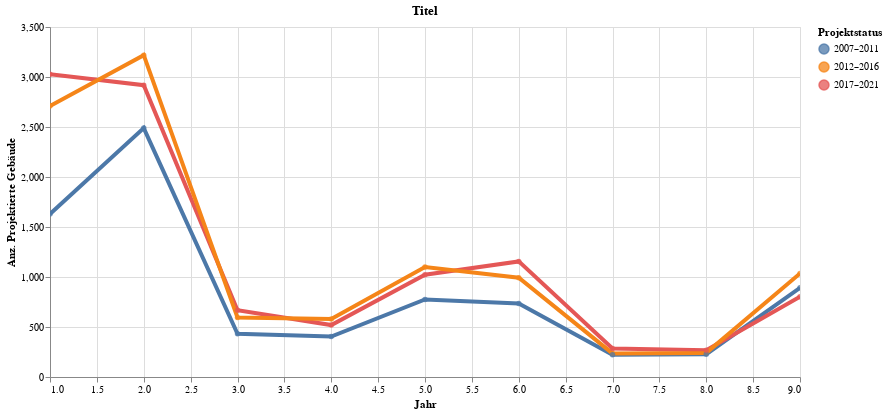

Write notebook code for a chart like this one.
### Code cell
myTitle="Titel"

highlight = alt.selection(type='single', on='mouseover',
                          fields=['HhGruppeSort'], nearest=True)
#x='date:StichtagDatJahr',
base = alt.Chart(myAgg.reset_index(), title=myTitle).encode(
    x=alt.X('HhGruppeSort', axis=alt.Axis(title='Jahr'))# , axis=alt.Axis(format='%', title='percentage')
    , y=alt.X('sum_AnzWhg', axis=alt.Axis(title='Anz. Projektierte Gebäude'))
    , color=alt.Color('Bauperiode', legend=alt.Legend(title="Projektstatus", orient="right"))  
    ,tooltip=['Bauperiode', 'HhGruppeSort', 'HhGruppeLang','sum_AnzPersonen']    
)
points = base.mark_circle().encode(
    opacity=alt.value(0.75)
).add_selection(
    highlight
).properties(
    width=750 , height=350
)
lines = base.mark_line().encode(
    size=alt.condition(~highlight, alt.value(0.5), alt.value(4))
).interactive()

lines + points

### Figure 1 — Vega-Lite specification as saved in the notebook (floating-point values rounded to 4 significant figures)
{"config": {"view": {"continuousWidth": 400, "continuousHeight": 300}}, "layer": [{"mark": "line", "encoding": {"color": {"type": "nominal", "field": "Bauperiode", "legend": {"orient": "right", "title": "Projektstatus"}}, "size": {"condition": {"value": 0.5, "selection": {"not": "selector023"}}, "value": 4}, "tooltip": [{"type": "nominal", "field": "Bauperiode"}, {"type": "quantitative", "field": "HhGruppeSort"}, {"type": "nominal", "field": "HhGruppeLang"}, {"type": "quantitative", "field": "sum_AnzPersonen"}], "x": {"type": "quantitative", "axis": {"title": "Jahr"}, "field": "HhGruppeSort"}, "y": {"type": "quantitative", "axis": {"title": "Anz. Projektierte Gebäude"}, "field": "sum_AnzWhg"}}, "selection": {"selector024": {"type": "interval", "bind": "scales", "encodings": ["x", "y"]}}, "title": "Titel"}, {"mark": "circle", "encoding": {"color": {"type": "nominal", "field": "Bauperiode", "legend": {"orient": "right", "title": "Projektstatus"}}, "opacity": {"value": 0.75}, "tooltip": [{"type": "nominal", "field": "Bauperiode"}, {"type": "quantitative", "field": "HhGruppeSort"}, {"type": "nominal", "field": "HhGruppeLang"}, {"type": "quantitative", "field": "sum_AnzPersonen"}], "x": {"type": "quantitative", "axis": {"title": "Jahr"}, "field": "HhGruppeSort"}, "y": {"type": "quantitative", "axis": {"title": "Anz. Projektierte Gebäude"}, "field": "sum_AnzWhg"}}, "height": 350, "selection": {"selector023": {"type": "single", "on": "mouseover", "fields": ["HhGruppeSort"], "nearest": true}}, "title": "Titel", "width": 750}], "data": {"name": "data-ad2e4c355b5d62f286bf125d15db89d8"}, "$schema": "https://vega.github.io/schema/vega-lite/v4.8.1.json", "datasets": {"data-ad2e4c355b5d62f286bf125d15db89d8": [{"Bauperiode": "2007–2011", "HhGruppeSort": 1, "HhGruppeLang": "1 Person im Erwerbsalter", "sum_AnzWhg": 1631, "sum_Wohnflaeche": 143097, "sum_AnzPersonen": 1631, "sum_AnzRentner": 0, "sum_AnzKinder": 6}, {"Bauperiode": "2017–2021", "HhGruppeSort": 1, "HhGruppeLang": "1 Person im Erwerbsalter", "sum_AnzWhg": 3028, "sum_Wohnflaeche": 202862, "sum_AnzPersonen": 3028, "sum_AnzRentner": 0, "sum_AnzKinder": 0}, {"Bauperiode": "2012–2016", "HhGruppeSort": 1, "HhGruppeLang": "1 Person im Erwerbsalter", "sum_AnzWhg": 2711, "sum_Wohnflaeche": 210237, "sum_AnzPersonen": 2711, "sum_AnzRentner": 0, "sum_AnzKinder": 2}, {"Bauperiode": "2007–2011", "HhGruppeSort": 2, "HhGruppeLang": "2 Personen im Erwerbsalter", "sum_AnzWhg": 2489, "sum_Wohnflaeche": 262875, "sum_AnzPersonen": 4978, "sum_AnzRentner": 0, "sum_AnzKinder": 2}, {"Bauperiode": "2017–2021", "HhGruppeSort": 2, "HhGruppeLang": "2 Personen im Erwerbsalter", "sum_AnzWhg": 2918, "sum_Wohnflaeche": 256532, "sum_AnzPersonen": 5836, "sum_AnzRentner": 0, "sum_AnzKinder": 0}, {"Bauperiode": "2012–2016", "HhGruppeSort": 2, "HhGruppeLang": "2 Personen im Erwerbsalter", "sum_AnzWhg": 3218, "sum_Wohnflaeche": 309635, "sum_AnzPersonen": 6436, "sum_AnzRentner": 0, "sum_AnzKinder": 0}, {"Bauperiode": "2007–2011", "HhGruppeSort": 3, "HhGruppeLang": "1 Person im Rentenalter", "sum_AnzWhg": 432, "sum_Wohnflaeche": 34963, "sum_AnzPersonen": 432, "sum_AnzRentner": 432, "sum_AnzKinder": 0}, {"Bauperiode": "2017–2021", "HhGruppeSort": 3, "HhGruppeLang": "1 Person im Rentenalter", "sum_AnzWhg": 668, "sum_Wohnflaeche": 45417, "sum_AnzPersonen": 668, "sum_AnzRentner": 668, "sum_AnzKinder": 0}, {"Bauperiode": "2012–2016", "HhGruppeSort": 3, "HhGruppeLang": "1 Person im Rentenalter", "sum_AnzWhg": 594, "sum_Wohnflaeche": 43736, "sum_AnzPersonen": 594, "sum_AnzRentner": 594, "sum_AnzKinder": 0}, {"Bauperiode": "2007–2011", "HhGruppeSort": 4, "HhGruppeLang": "2 Personen im Rentenalter", "sum_AnzWhg": 404, "sum_Wohnflaeche": 41156, "sum_AnzPersonen": 808, "sum_AnzRentner": 673, "sum_AnzKinder": 0}, {"Bauperiode": "2017–2021", "HhGruppeSort": 4, "HhGruppeLang": "2 Personen im Rentenalter", "sum_AnzWhg": 519, "sum_Wohnflaeche": 44776, "sum_AnzPersonen": 1038, "sum_AnzRentner": 846, "sum_AnzKinder": 0}, {"Bauperiode": "2012–2016", "HhGruppeSort": 4, "HhGruppeLang": "2 Personen im Rentenalter", "sum_AnzWhg": 579, "sum_Wohnflaeche": 53868, "sum_AnzPersonen": 1158, "sum_AnzRentner": 989, "sum_AnzKinder": 0}, {"Bauperiode": "2017–2021", "HhGruppeSort": 5, "HhGruppeLang": "2 Erwachsene mit 1 Kind", "sum_AnzWhg": 1023, "sum_Wohnflaeche": 101974, "sum_AnzPersonen": 3069, "sum_AnzRentner": 6, "sum_AnzKinder": 1023}, {"Bauperiode": "2012–2016", "HhGruppeSort": 5, "HhGruppeLang": "2 Erwachsene mit 1 Kind", "sum_AnzWhg": 1099, "sum_Wohnflaeche": 118003, "sum_AnzPersonen": 3297, "sum_AnzRentner": 5, "sum_AnzKinder": 1099}, {"Bauperiode": "2007–2011", "HhGruppeSort": 5, "HhGruppeLang": "2 Erwachsene mit 1 Kind", "sum_AnzWhg": 776, "sum_Wohnflaeche": 92538, "sum_AnzPersonen": 2328, "sum_AnzRentner": 1, "sum_AnzKinder": 776}, {"Bauperiode": "2012–2016", "HhGruppeSort": 6, "HhGruppeLang": "2 Erwachsene mit 2 Kindern", "sum_AnzWhg": 993, "sum_Wohnflaeche": 115299, "sum_AnzPersonen": 3972, "sum_AnzRentner": 0, "sum_AnzKinder": 1986}, {"Bauperiode": "2007–2011", "HhGruppeSort": 6, "HhGruppeLang": "2 Erwachsene mit 2 Kindern", "sum_AnzWhg": 736, "sum_Wohnflaeche": 90531, "sum_AnzPersonen": 2944, "sum_AnzRentner": 2, "sum_AnzKinder": 1472}, {"Bauperiode": "2017–2021", "HhGruppeSort": 6, "HhGruppeLang": "2 Erwachsene mit 2 Kindern", "sum_AnzWhg": 1156, "sum_Wohnflaeche": 127758, "sum_AnzPersonen": 4624, "sum_AnzRentner": 5, "sum_AnzKinder": 2312}, {"Bauperiode": "2012–2016", "HhGruppeSort": 7, "HhGruppeLang": "2 Erwachsene mit 3+ Kindern", "sum_AnzWhg": 236, "sum_Wohnflaeche": 30011, "sum_AnzPersonen": 1231, "sum_AnzRentner": 0, "sum_AnzKinder": 759}, {"Bauperiode": "2007–2011", "HhGruppeSort": 7, "HhGruppeLang": "2 Erwachsene mit 3+ Kindern", "sum_AnzWhg": 223, "sum_Wohnflaeche": 29973, "sum_AnzPersonen": 1168, "sum_AnzRentner": 0, "sum_AnzKinder": 722}, {"Bauperiode": "2017–2021", "HhGruppeSort": 7, "HhGruppeLang": "2 Erwachsene mit 3+ Kindern", "sum_AnzWhg": 286, "sum_Wohnflaeche": 34455, "sum_AnzPersonen": 1498, "sum_AnzRentner": 1, "sum_AnzKinder": 926}, {"Bauperiode": "2012–2016", "HhGruppeSort": 8, "HhGruppeLang": "1 Erwachsener mit Kind", "sum_AnzWhg": 241, "sum_Wohnflaeche": 24322, "sum_AnzPersonen": 609, "sum_AnzRentner": 0, "sum_AnzKinder": 368}, {"Bauperiode": "2007–2011", "HhGruppeSort": 8, "HhGruppeLang": "1 Erwachsener mit Kind", "sum_AnzWhg": 228, "sum_Wohnflaeche": 25091, "sum_AnzPersonen": 580, "sum_AnzRentner": 2, "sum_AnzKinder": 352}, {"Bauperiode": "2017–2021", "HhGruppeSort": 8, "HhGruppeLang": "1 Erwachsener mit Kind", "sum_AnzWhg": 267, "sum_Wohnflaeche": 25839, "sum_AnzPersonen": 672, "sum_AnzRentner": 1, "sum_AnzKinder": 405}, {"Bauperiode": "2012–2016", "HhGruppeSort": 9, "HhGruppeLang": "Andere Haushalte (3+ Erwachsene)", "sum_AnzWhg": 1035, "sum_Wohnflaeche": 126794, "sum_AnzPersonen": 4170, "sum_AnzRentner": 162, "sum_AnzKinder": 483}, {"Bauperiode": "2007–2011", "HhGruppeSort": 9, "HhGruppeLang": "Andere Haushalte (3+ Erwachsene)", "sum_AnzWhg": 892, "sum_Wohnflaeche": 103676, "sum_AnzPersonen": 3637, "sum_AnzRentner": 128, "sum_AnzKinder": 546}, {"Bauperiode": "2017–2021", "HhGruppeSort": 9, "HhGruppeLang": "Andere Haushalte (3+ Erwachsene)", "sum_AnzWhg": 803, "sum_Wohnflaeche": 85768, "sum_AnzPersonen": 3318, "sum_AnzRentner": 143, "sum_AnzKinder": 504}]}}
